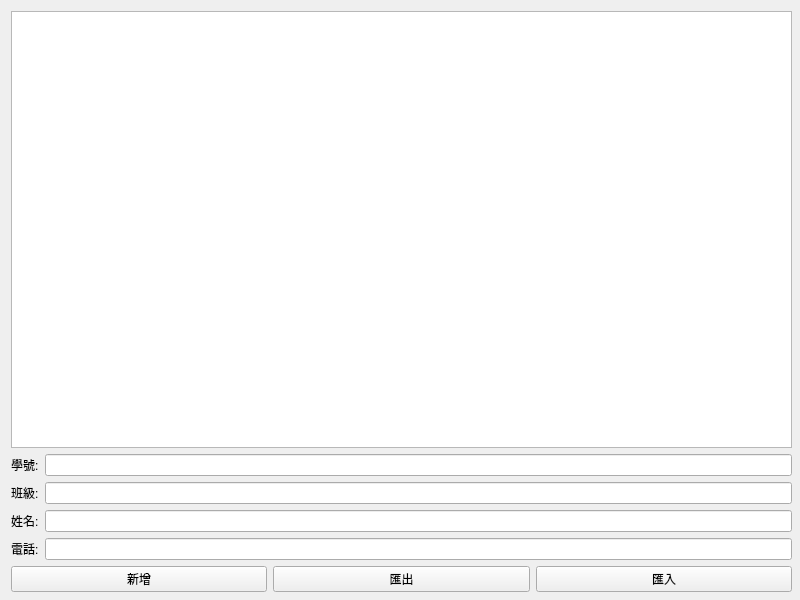
<?xml version="1.0" encoding="UTF-8"?>
<ui version="4.0">
 <class>MyWidget</class>
 <widget class="QWidget" name="MyWidget">
  <property name="geometry">
   <rect>
    <x>0</x>
    <y>0</y>
    <width>800</width>
    <height>600</height>
   </rect>
  </property>
  <property name="windowTitle">
   <string>MyWidget</string>
  </property>
  <widget class="QWidget" name="">
   <property name="geometry">
    <rect>
     <x>11</x>
     <y>11</y>
     <width>781</width>
     <height>581</height>
    </rect>
   </property>
   <layout class="QVBoxLayout" name="verticalLayout_2">
    <item>
     <widget class="QTableWidget" name="contactBook"/>
    </item>
    <item>
     <layout class="QVBoxLayout" name="verticalLayout">
      <item>
       <layout class="QHBoxLayout" name="horizontalLayout_4">
        <item>
         <widget class="QLabel" name="label_9">
          <property name="text">
           <string>學號:</string>
          </property>
         </widget>
        </item>
        <item>
         <widget class="QLineEdit" name="field_label_1"/>
        </item>
       </layout>
      </item>
      <item>
       <layout class="QHBoxLayout" name="horizontalLayout_3">
        <item>
         <widget class="QLabel" name="label_8">
          <property name="text">
           <string>班級:</string>
          </property>
         </widget>
        </item>
        <item>
         <widget class="QLineEdit" name="field_label_2"/>
        </item>
       </layout>
      </item>
      <item>
       <layout class="QHBoxLayout" name="horizontalLayout_2">
        <item>
         <widget class="QLabel" name="label_7">
          <property name="text">
           <string>姓名:</string>
          </property>
         </widget>
        </item>
        <item>
         <widget class="QLineEdit" name="field_label_3"/>
        </item>
       </layout>
      </item>
      <item>
       <layout class="QHBoxLayout" name="horizontalLayout">
        <item>
         <widget class="QLabel" name="label_6">
          <property name="text">
           <string>電話:</string>
          </property>
         </widget>
        </item>
        <item>
         <widget class="QLineEdit" name="field_label_4"/>
        </item>
       </layout>
      </item>
     </layout>
    </item>
    <item>
     <layout class="QHBoxLayout" name="horizontalLayout_5">
      <item>
       <widget class="QPushButton" name="insertButton">
        <property name="text">
         <string>新增</string>
        </property>
       </widget>
      </item>
      <item>
       <widget class="QPushButton" name="exportButton">
        <property name="text">
         <string>匯出</string>
        </property>
       </widget>
      </item>
      <item>
       <widget class="QPushButton" name="importButton">
        <property name="text">
         <string>匯入</string>
        </property>
       </widget>
      </item>
     </layout>
    </item>
   </layout>
  </widget>
 </widget>
 <resources/>
 <connections/>
</ui>
